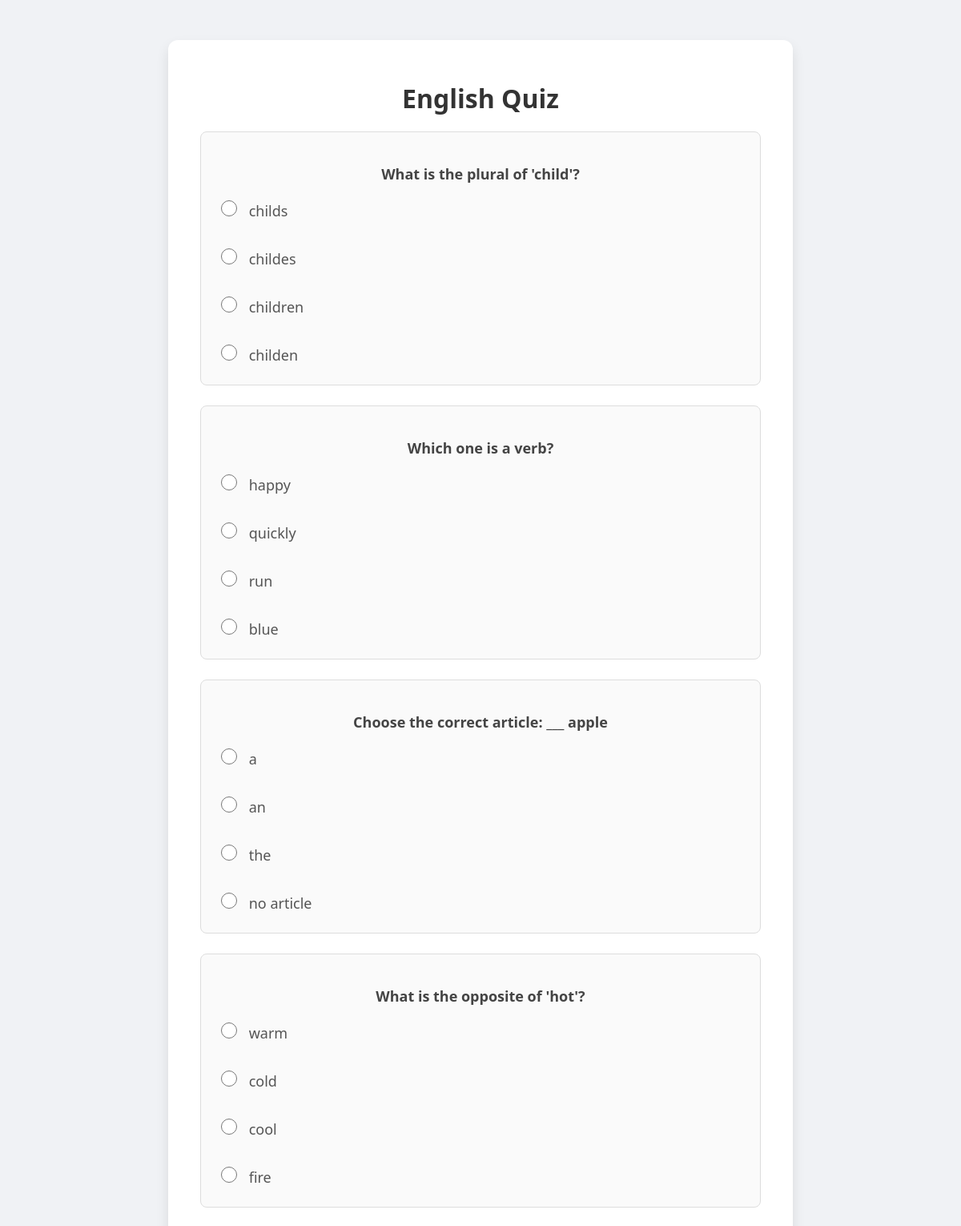
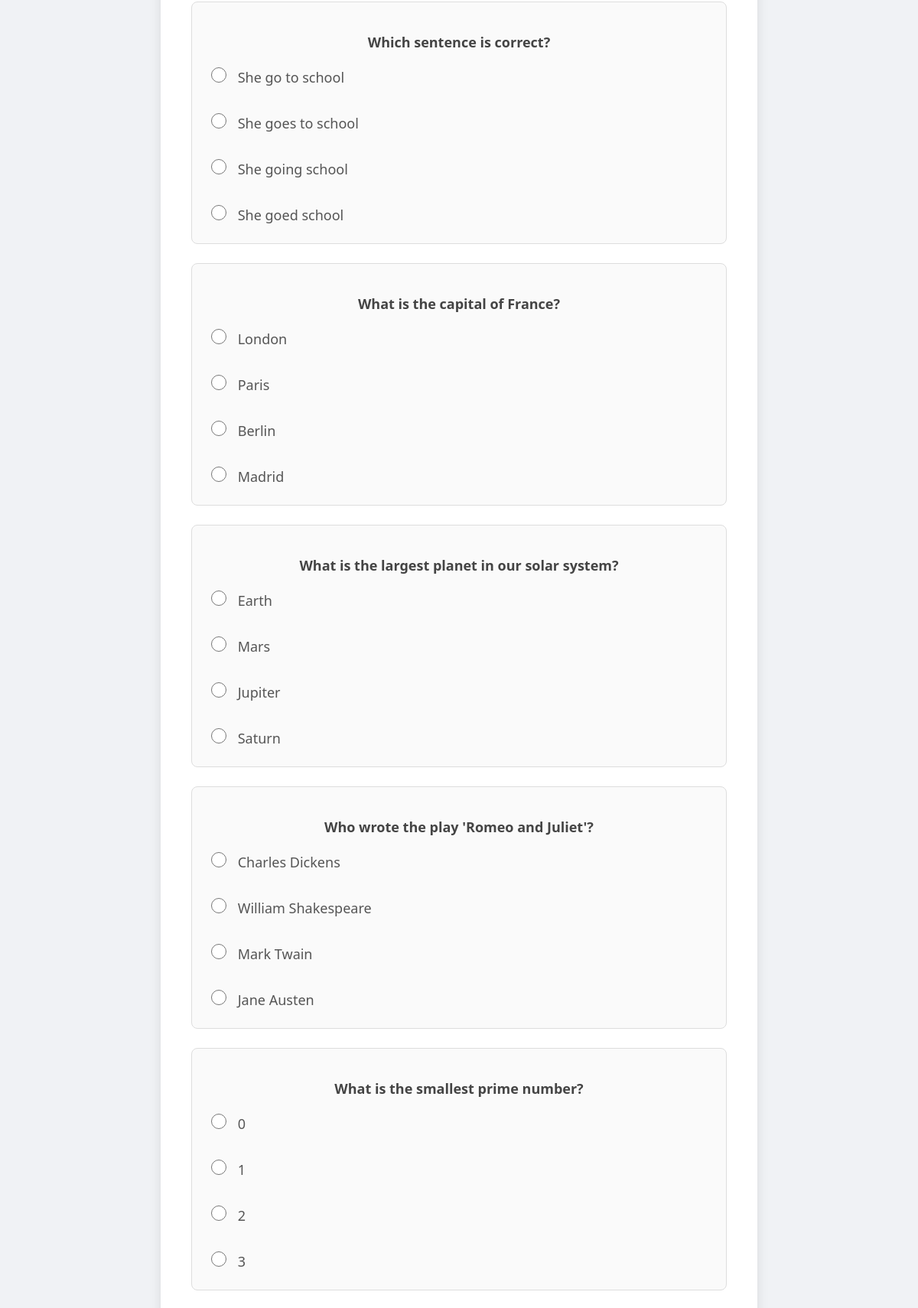
The page /quiz (upper part) on the database its author committed (2 pictures, top to bottom).
### tables this page shows
CREATE TABLE questions (
        id INTEGER PRIMARY KEY AUTOINCREMENT,
        question TEXT NOT NULL,
        option_a TEXT NOT NULL,
        option_b TEXT NOT NULL,
        option_c TEXT NOT NULL,
        option_d TEXT NOT NULL,
        correct_option TEXT NOT NULL
    );

### app.py (the view)
@app.route('/quiz', methods=['GET', 'POST'])
def quiz():
    conn = get_db_connection()
    questions = conn.execute('SELECT * FROM questions').fetchall()
    conn.close()
    session['questions'] = [dict(q) for q in questions]
    return render_template('quiz.html', questions=questions)

### app.py (called while the page is built)
def get_db_connection():
    conn = sqlite3.connect('questions.db')
    conn.row_factory = sqlite3.Row
    return conn

### templates/quiz.html (shortened to what this page needs)
<!DOCTYPE html>
<html lang="en">
<head>
    <link rel="stylesheet" href="../static/style.css">
</head>
<body>
    <div class="container">
        <h1>English Quiz</h1>
        <form method="POST" action="{{ url_for('result') }}">
            {% for question in questions %}
                <div class="question-block">
                    <p><strong>{{ question.question }}</strong></p>
                    <label><input type="radio" name="{{ question.id }}" value="A"> {{ question.option_a }}</label><br>
                    <label><input type="radio" name="{{ question.id }}" value="B"> {{ question.option_b }}</label><br>
                    <label><input type="radio" name="{{ question.id }}" value="C"> {{ question.option_c }}</label><br>
                    <label><input type="radio" name="{{ question.id }}" value="D"> {{ question.option_d }}</label>
                </div>
            {% endfor %}
        </form>
    </div>
</body>
</html>

### static/style.css (style rules this page uses)
body { font-family: 'Segoe UI', Tahoma, Geneva, Verdana, sans-serif; background: #f0f2f5; margin: 0; padding: 0; }
.container { max-width: 700px; margin: 50px auto; background: white; padding: 30px 40px; border-radius: 12px; box-shadow: 0 8px 16px rgba(0, 0, 0, 0.1); }
h1 { text-align: center; color: #333; margin-bottom: 20px; }
.question-block { margin-bottom: 25px; padding: 15px; border: 1px solid #ddd; border-radius: 8px; background-color: #fafafa; }
.question-block p { font-weight: 600; color: #444; }
label { display: block; margin: 5px 0; font-size: 15px; color: #555; }
input[type="radio"] { margin-right: 10px; }
p { font-size: 18px; text-align: center; margin-top: 20px; }
@media (min-width: 1025px) { .container { max-width: 700px; padding: 30px 40px; } }
@media (min-width: 1025px) { h1 { font-size: 32px; } }
@media (min-width: 1025px) { .question-block { padding: 20px; } }
@media (min-width: 1025px) { label { font-size: 18px; } }
@media (min-width: 1025px) { input[type="radio"] { width: 20px; height: 20px; } }

### rows shown on the page
questions: question "What is the plural of 'child'?", option_a "childs", option_b "childes", option_c "children", option_d "childen"
questions: question "Which one is a verb?", option_a "happy", option_b "quickly", option_c "run", option_d "blue"
questions: question "Choose the correct article: ___ apple", option_a "a", option_b "an", option_c "the", option_d "no article"
questions: question "What is the opposite of 'hot'?", option_a "warm", option_b "cold", option_c "cool", option_d "fire"
questions: question "Which sentence is correct?", option_a "She go to school", option_b "She goes to school", option_c "She going school", option_d "She goed school"
questions: question "What is the capital of France?", option_a "London", option_b "Paris", option_c "Berlin", option_d "Madrid"
questions: question "What is the largest planet in our solar system?", option_a "Earth", option_b "Mars", option_c "Jupiter", option_d "Saturn"
questions: question "Who wrote the play 'Romeo and Juliet'?", option_a "Charles Dickens", option_b "William Shakespeare", option_c "Mark Twain", option_d "Jane Austen"
questions: question "What is the smallest prime number?", option_a "0", option_b "1", option_c "2", option_d "3"
